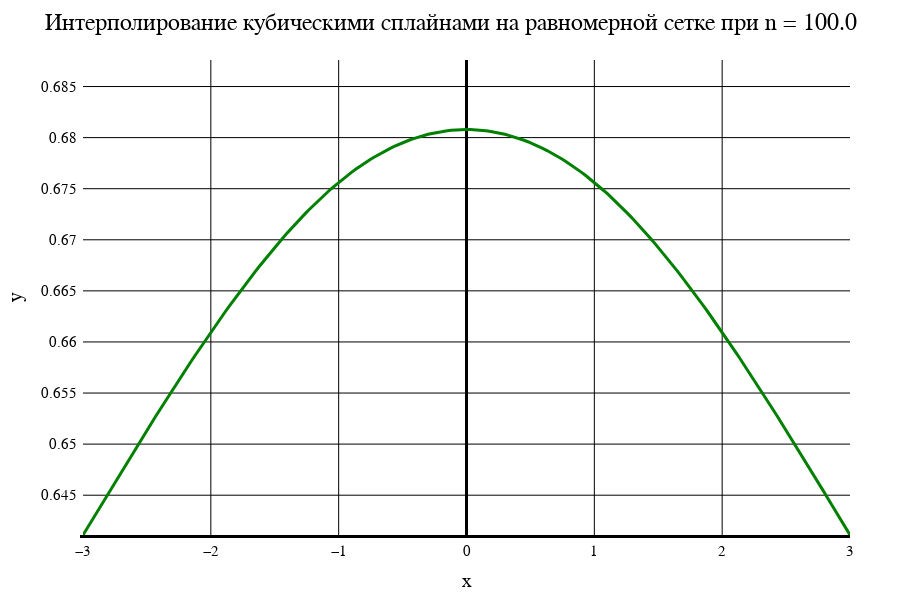

Source (notebook cell):
### Markdown cell above
Сплайн. Равномерная сетка

### Code cell
data3[1]

### Figure 1 — Plotly figure (JSON) as saved in the notebook; plotly's stock layout.template omitted (floating-point values rounded to 4 significant figures; data arrays with more than 128 entries replaced by an {"elided": "..."} marker saying what was removed)
{"data": [{"line": {"color": "green", "width": 3}, "mode": "line", "type": "scatter", "x": {"elided": "201 float values"}, "y": {"elided": "201 float values"}}], "layout": {"coloraxis": {"outlinecolor": "black"}, "font": {"color": "black", "family": "Time New Roman"}, "height": 600, "margin": {"b": 50, "l": 50, "r": 50, "t": 60}, "paper_bgcolor": "white", "plot_bgcolor": "white", "title": {"autosize": false, "font": {"color": "black", "family": "Times New Roman", "size": 24}, "paper_bgcolor": "red", "text": "Интерполирование кубическими сплайнами на равномерной сетке при n = 100.0"}, "width": 900, "xaxis": {"color": "black", "gridcolor": "black", "gridwidth": 1, "linecolor": "black", "linewidth": 3, "tickfont": {"size": 15}, "title": {"font": {"color": "black", "family": "Times New Roman", "size": 20}, "text": "x"}, "zeroline": true, "zerolinecolor": "black", "zerolinewidth": 3}, "yaxis": {"exponentformat": "power", "gridcolor": "black", "gridwidth": 1, "linewidth": 3, "range": [0.6411, 0.6876], "tickfont": {"size": 15}, "title": {"font": {"color": "black", "family": "Times New Roman", "size": 20}, "text": "y"}, "zeroline": true, "zerolinecolor": "black", "zerolinewidth": 1}}}
